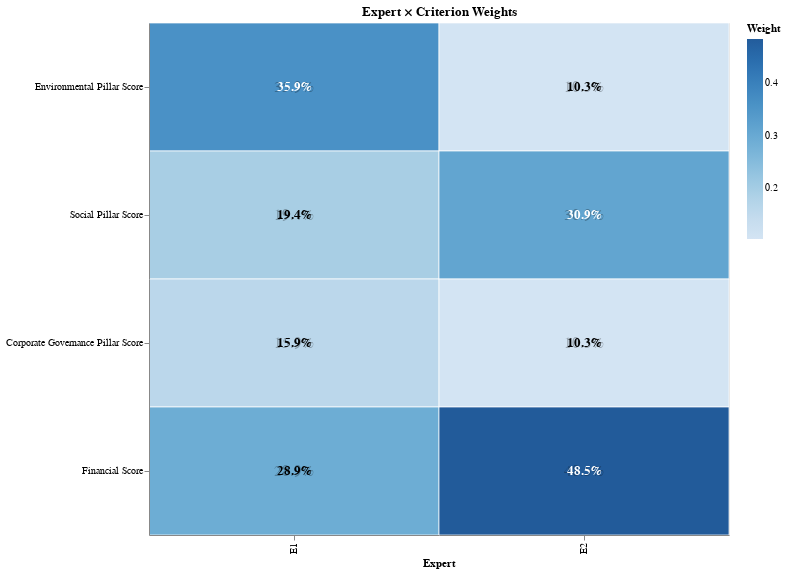

The notebook cell this image was saved under:
### Code cell
# If your column is actually named "xpert_id" (without the leading 'e'):
chart = plot_iwm_heatmap_altair(expert_weights_df, expert_col="expert_id", as_percent=True, show_labels=True)
chart  # display in notebook

### Figure 1 — Vega-Lite specification as saved in the notebook (floating-point values rounded to 4 significant figures)
{"config": {"view": {"continuousWidth": 300, "continuousHeight": 300}}, "layer": [{"mark": {"type": "rect", "opacity": 0.9, "stroke": "white", "strokeWidth": 0.8}, "encoding": {"color": {"field": "weight", "scale": {"domain": [0.1029, 0.4849], "scheme": "blues"}, "title": "Weight", "type": "quantitative"}, "tooltip": [{"field": "expert_id", "title": "Expert", "type": "nominal"}, {"field": "criterion", "title": "Criterion", "type": "nominal"}, {"field": "weight", "format": ".1%", "title": "Weight", "type": "quantitative"}], "x": {"field": "expert_id", "sort": ["E1", "E2"], "title": "Expert", "type": "nominal"}, "y": {"axis": {"labelAngle": 0}, "field": "criterion", "sort": ["Environmental Pillar Score", "Social Pillar Score", "Corporate Governance Pillar Score", "Financial Score"], "title": "", "type": "nominal"}}, "title": "Expert × Criterion Weights"}, {"mark": {"type": "text", "align": "center", "baseline": "middle", "color": "black", "opacity": 0.28, "size": 15}, "encoding": {"text": {"field": "weight", "format": ".1%", "type": "quantitative"}, "x": {"field": "expert_id", "sort": ["E1", "E2"], "type": "nominal"}, "y": {"field": "criterion", "sort": ["Environmental Pillar Score", "Social Pillar Score", "Corporate Governance Pillar Score", "Financial Score"], "type": "nominal"}}, "transform": [{"calculate": "datum.weight >= 0.29393186720740805", "as": "is_dark"}]}, {"mark": {"type": "text", "align": "center", "baseline": "middle", "fontWeight": "bold", "size": 13}, "encoding": {"color": {"condition": {"test": "datum.is_dark", "value": "white"}, "value": "black"}, "text": {"field": "weight", "format": ".1%", "type": "quantitative"}, "x": {"field": "expert_id", "sort": ["E1", "E2"], "type": "nominal"}, "y": {"field": "criterion", "sort": ["Environmental Pillar Score", "Social Pillar Score", "Corporate Governance Pillar Score", "Financial Score"], "type": "nominal"}}, "transform": [{"calculate": "datum.weight >= 0.29393186720740805", "as": "is_dark"}]}], "data": {"name": "data-edc95851c37b8bff0cb5e445e5a4dd0e"}, "height": 512, "width": 580, "$schema": "https://vega.github.io/schema/vega-lite/v5.20.1.json", "datasets": {"data-edc95851c37b8bff0cb5e445e5a4dd0e": [{"expert_id": "E1", "expert_name": "E1", "criterion": "Environmental Pillar Score", "weight": 0.3591}, {"expert_id": "E1", "expert_name": "E1", "criterion": "Social Pillar Score", "weight": 0.1936}, {"expert_id": "E1", "expert_name": "E1", "criterion": "Corporate Governance Pillar Score", "weight": 0.1585}, {"expert_id": "E1", "expert_name": "E1", "criterion": "Financial Score", "weight": 0.2888}, {"expert_id": "E2", "expert_name": "E2", "criterion": "Environmental Pillar Score", "weight": 0.1029}, {"expert_id": "E2", "expert_name": "E2", "criterion": "Social Pillar Score", "weight": 0.3092}, {"expert_id": "E2", "expert_name": "E2", "criterion": "Corporate Governance Pillar Score", "weight": 0.1029}, {"expert_id": "E2", "expert_name": "E2", "criterion": "Financial Score", "weight": 0.4849}]}}
